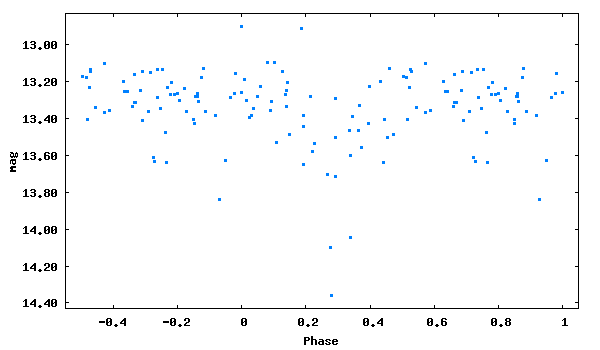

This figure's gnuplot source:
set term png size 600,350 medium
set colors classic
set output 'phase_lc_8.png'
set xlabel 'Phase'
set ylabel 'mag'
#set title 'JDmax = 2447035.45800 + 0.5606431 x E'
set format y '%5.2f'
plot [-0.55:1.05][14.43:12.83] "phase_lc_8.dat" linecolor 3 pointtype 5 pointsize 0.3 title ""
